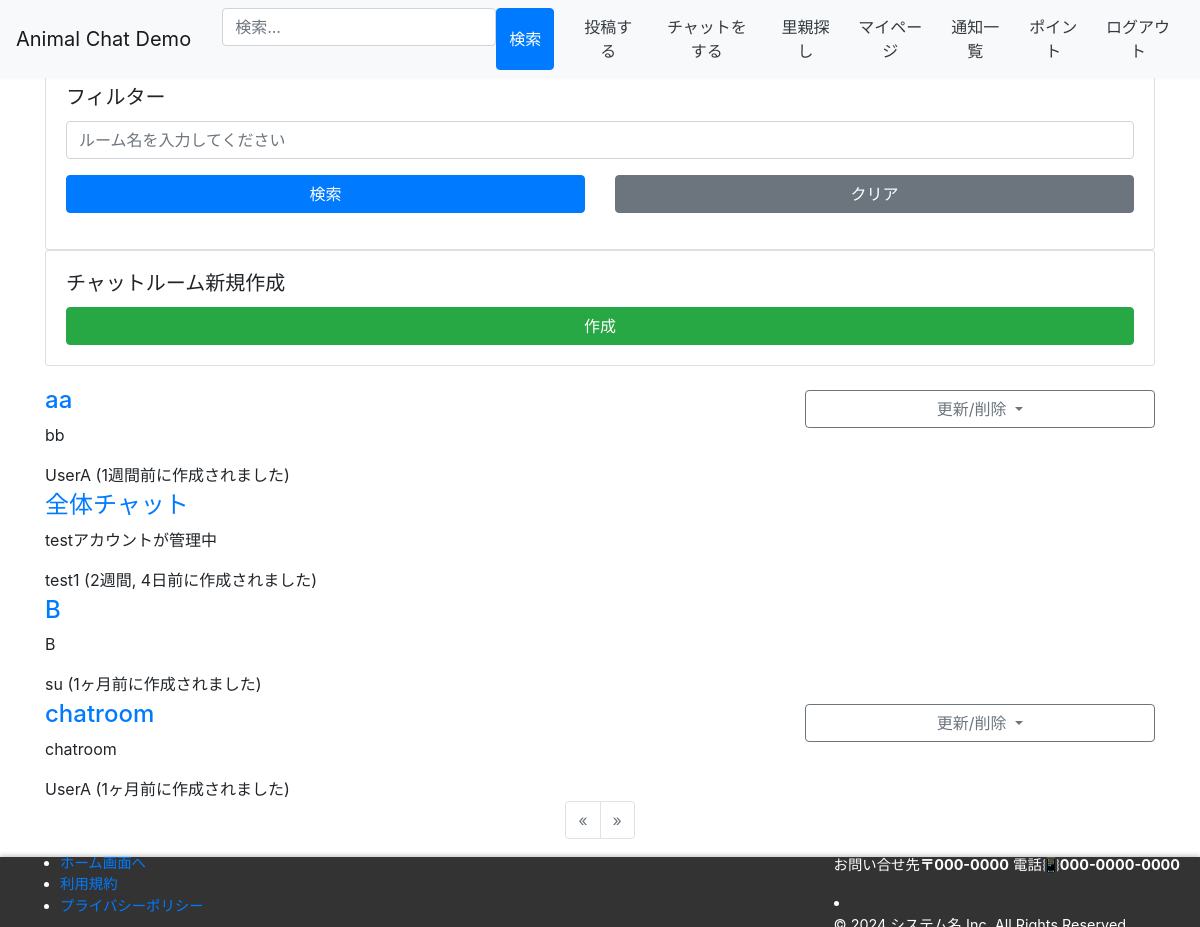
Page /chat/ (signed in) on the earlier database version.
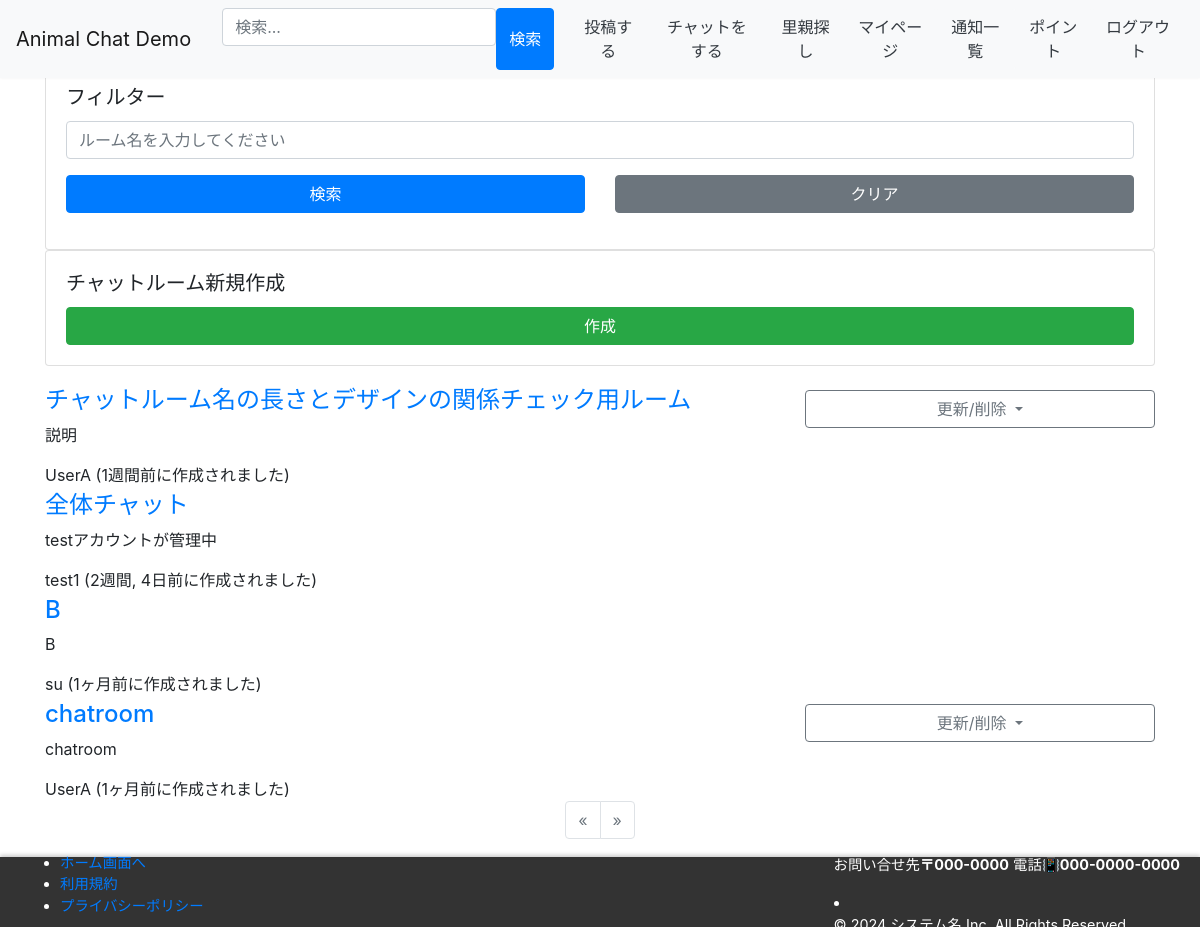
Same page on the later database version.
### chat/models.py (models this page shows, shortened)
class Room(models.Model):
    host = models.ForeignKey(User, on_delete=models.CASCADE)
    name = models.CharField(gettext_lazy('ルーム名'), max_length=64)
    description = models.TextField(gettext_lazy('説明文'), max_length=128)
    participants = models.ManyToManyField(User, related_name='rooms', verbose_name=gettext_lazy('参加者を選択'), blank=True)
    created_at = models.DateTimeField(gettext_lazy('Created time'), default=timezone.now)
    objects = RoomQueryset.as_manager()

### accounts/models.py (models this page shows)
class User(AbstractBaseUser, PermissionsMixin):
    screen_name = models.CharField(
        gettext_lazy('アカウント名'),
        max_length=128,
        default='',
        blank=True,
        help_text=gettext_lazy('128文字以内で入力してください'),
    )
    email = models.EmailField(gettext_lazy('メールアドレス'), unique=True)
    is_staff = models.BooleanField(
        gettext_lazy('staff status'),
        default=False,
        help_text=gettext_lazy('Designates whether the user can log into this admin site.'),
    )
    is_active = models.BooleanField(
        gettext_lazy('active'),
        default=True,
        help_text=gettext_lazy(
            'Designates whether this user should be treated as active. Unselect this instead of deleting accounts.'
        ),
    )
    date_joined = models.DateTimeField(gettext_lazy('date joined'), default=timezone.now)
    objects = CustomUserManager()
    points = models.IntegerField(
        default=0,
        blank=True,
        null=True,
    )
    pt_give = models.IntegerField(
        default=0,
        blank=True,
        null=True,
    )
    icon = models.ImageField(
        upload_to='icon/post',
        verbose_name='画像',
        null=True,
        blank=True
    )
    USERNAME_FIELD = 'email'
    REQUIRED_FIELDS = []
    class Meta:
        verbose_name = gettext_lazy('user')
        verbose_name_plural = gettext_lazy('users')
    def __str__(self):
        return self.__unicode__()
    def __unicode__(self):
        return self.screen_name or self.email

### chat/views.py (the view)
# urls.py: path('', views.Index.as_view(), name='index'),
class Index(LoginRequiredMixin, ListView):
    model = models.Room
    template_name = 'chat/index.html'
    context_object_name = 'rooms'
    pagenate_by = 10
    def get_queryset(self):
        queryset = super().get_queryset()
        form = forms.SearchForm(self.request.GET or None)
        keywords = form.get_keywords()
        return queryset.filtering(user=self.request.user, keywords=keywords)
    def get_context_data(self, **kwargs):
        context = super().get_context_data(**kwargs)
        context['search_form'] = forms.SearchForm(self.request.GET or None)
        return context

### chat/forms.py
class SearchForm(forms.Form):
    keywords = forms.CharField(
        label=gettext_lazy('keywords (split space)'),
        required=False,
        widget=forms.TextInput(attrs={
            'placeholder': gettext_lazy('ルーム名を入力してください'),
            'class': 'form-control',
        }),
    )
    def get_keywords(self):
        init_keywords = ''
        keywords = init_keywords
        if self.is_valid():
            keywords = self.cleaned_data.get('keywords', init_keywords)
        return keywords

### chat/models.py (called while the page is built)
    def _related_user(self, user=None):
        try:
            queryset = self.filter(models.Q(host=user) | models.Q(participants__in=[user.pk]))
        except:
            queryset = self
        return queryset

    def filtering(self, user=None, keywords='', order='-created_at'):
        words = keywords.split()
        queryset = self._related_user(user=user)
        if words:
            condition = reduce(operator.or_, (models.Q(name__icontains=word) for word in words))
            queryset = queryset.filter(condition)
        return queryset.order_by(order).distinct()

### templates/chat/index.html (shortened to what this page needs)
{% extends 'base.html' %}
{% load humanize %}
{% block content %}
<div class="row justify-content-center">
    <div class="col-12">
        <div class="card">
            <div class="card-body">
                <h5 class="card-title">フィルター</h5>
                <form action="", method="GET">
                    <div class="form-group row">
                        <div class="col-12">
                            {{ search_form.keywords }}
                        </div>
                    </div>
                    <div class="form-group row">
                        <div class="col-12 col-sm-12 col-md-12 col-lg-6 col-xl-6">
                            <button type="submit" class="btn btn-primary btn-block">検索</button>
                        </div>
                        <div class="col-12 col-sm-12 col-md-12 col-lg-6 col-xl-6">
                            <a href="{% url 'chat:index' %}" class="btn btn-secondary btn-block">クリア</a>
                        </div>
                    </div>
                </form>
            </div>
        </div>
    </div>
</div>
<div class="row justify-content-center">
    <div class="col-12">
        <div class="card">
            <div class="card-body">
                <h5 class="card-title">チャットルーム新規作成</h5>
                <div class="row">
                    <div class="col-12">
                        <a href="{% url 'chat:create_room' %}" class="btn btn-success btn-block">作成</a>
                    </div>
                </div>
            </div>
        </div>
    </div>
</div>
<div class="row justify-content-center mt-3">
    <div class="col-12">
        <section>
        {% for room in rooms %}
            <article>
                <div class="row">
                    <div class="col-8">
                        <h4 class="h4 mt-1"><a href="{% url 'chat:enter_room' room.pk %}">{{ room.name }}</a></h4>
                        <p>{{ room.description }}</p>
                        <div>
                            <span>{{ room.host|stringformat:"s" }}</span>
                            <time datetime="{{ room.created_at|date:'Y-m-d' }}">({{ room.created_at|naturaltime }}に作成されました)</time>
                        </div>
                    </div>
                    <div class="col-4">
                    {% if room.host.pk == user.pk %}
                        <div class="dropdown mt-2">
                            <a class="btn btn-outline-secondary btn-block dropdown-toggle" href="#" role="button"
                                id="dropdownMenuLink{{ forloop.counter }}" data-toggle="dropdown" aria-haspopup="true" aria-expanded="false">
                                更新/削除
                            </a>
                        </div>
                    {% endif %}
                    </div>
                </div>
            </article>
        {% empty %}
            <article>
                <p>No rooms exists.</p>
            </article>
        {% endfor %}
        </section>
    </div>
</div>
{% if rooms %}
<div class="row justify-content-center">
    <div class="col-12">
{% include "pagination.html" %}
    </div>
</div>
{% endif %}
{% endblock %}

### templates/base.html (shortened to what this page needs)
<!doctype html>
<html lang="ja">
{% load static %}
<head>
    <link rel="stylesheet" href="https://cdn.jsdelivr.net/npm/bootstrap@4.6.0/dist/css/bootstrap.min.css"
>
    <link rel="stylesheet" href="https://cdn.jsdelivr.net/gh/gitbrent/bootstrap4-toggle@3.6.1/css/bootstrap4-toggle.min.css">
</head>
<header>
    <nav class="navbar navbar-expand-lg navbar-light bg-light">
        {% if user.is_authenticated %}
            <a class="navbar-brand" href="{% url 'accounts:index' %}">Animal Chat Demo</a>
        {% else %}
            <a class="navbar-brand" href="{% url 'accounts:login' %}">Animal Chat Demo</a>
        {% endif %}
        <div class="collapse navbar-collapse" id="navbarSupportedContent">
            <ul class="navbar-nav mr-auto">
                <br>
                <form method="get" action="{% url "post:posts_search" %}" class="col-12 col-lg-auto mb-2 mb-lg-0" role="search" style="display: flex;">
                    <input type="search" class="form-control" placeholder="検索..." aria-label="Search" name="keyword" style="width:100%;">
                    <input type="submit" value="検索" class="btn btn-primary ">
                </form>
                {% if user.is_authenticated %}
                    <form method="post" action="{% url 'post:posts' %}" >
                        <button type="submit" class="btn btn-light text-dark me-2">投稿する</button>
                    </form>
                    <form method="get" action="{% url 'chat:index' %}" >
                        <button type="submit" class="btn btn-light text-dark me-2">チャットをする</button>
                    </form>
                    <form method="post" action="{% url 'accounts:index' %}" >
                        <button type="submit" class="btn btn-light text-dark me-2">里親探し</button>
                    </form>
                    <form method="get" action="{% url 'accounts:mypage' %}" >
                        <button type="submit" class="btn btn-light text-dark me-2">マイページ</button>
                    </form>
                    <form method="get" action="{% url 'contents:notice_l' %}" >
                        <button type="submit" class="btn btn-light text-dark me-2">通知一覧</button>
                    </form>
                    <form method="get" action="{% url 'accounts:points' %}" >
                        <button type="submit" class="btn btn-light text-dark me-2">ポイント</button>
                    </form>
                    <form method="post" action="{% url 'accounts:login' %}">
                        <button type="submit" class="btn btn-light text-dark me-2">ログアウト</button>
                    </form>
                {% else %}
                    <form method="post" action="{% url 'accounts:login' %}">
                        {% csrf_token %}
                        <button type="submit" class="btn btn-light text-dark me-2">ログイン</button>
                    </form>
                {% endif %}
            </ul>
        </div>
    </nav>
</header>
    <body>
    <div class="container mt-3">
        <br>
        <br>
        {% block content %}{% endblock %}
        <br>
        <br>
        <br>
    </div>
    <footer>
            <ul class="footer-menu-list" style="size:10px;">
                <li><a href="{% url 'accounts:menu' %}">ホーム画面へ</a></li>
                <li><a href="#">利用規約</a></li>
                <li><a href="#">プライバシーポリシー</a></li>
            </ul>
        <div>
            <li>
                <div class="contact">
                    <p>お問い合せ先<b>〒000-0000</b> 電話📳<b>000-0000-0000</b></p>
                </div>
                </li>
            <li>
                <div class="copyright" style="right:0px;">
                    <p>© 2024 システム名 Inc. All Rights Reserved.</p>
                </div>
            </li>
        </div>
    </footer>
</html>

### templates/pagination.html (shortened to what this page needs)
{% load pagination %}
<nav aria-label="Page navigation">
    <ul class="pagination justify-content-center">
        {% if page_obj.has_previous %}
        <li class="page-item">
            <a class="page-link" href="?{%  url_replace request 'page' page_obj.previous_page_number %}" aria-label="Previous">
                <span aria-hidden="true">&laquo;</span>
            </a>
        </li>
        {% else %}
        <li class="page-item disabled">
            <a class="page-link" href="#" tabindex="-1" aria-label="Previous">
                <span aria-hidden="true">&laquo;</span>
            </a>
        </li>
        {% endif %}
        {% if page_obj.has_next %}
        <li class="page-item">
            <a class="page-link" href="?{%  url_replace request 'page' page_obj.next_page_number %}" aria-label="Next">
                <span aria-hidden="true">&raquo;</span>
            </a>
        </li>
        {% else %}
        <li class="page-item disabled">
            <a class="page-link" href="#" tabindex="-1" aria-label="Next">
                <span aria-hidden="true">&raquo;</span>
            </a>
        </li>
        {% endif %}
    </ul>
</nav>

### templates/base.html (style rules this page uses)
footer { position: fixed; bottom: 0; width: 100%; height: 70px; background-color: #333; color: #fff; padding: 10px 20px; display: flex; justify-content: space-between; align-items: center; flex-wrap: nowrap; box-shadow: 0 -2px 4px rgba(0, 0, 0, 0.2); font-size: 0.9em; }

Differences in the rows shown:
changed Room "1週間前": name "aa" → "チャットルーム名の長さとデザインの関係チェック用ルーム"; description "bb" → "説明"
